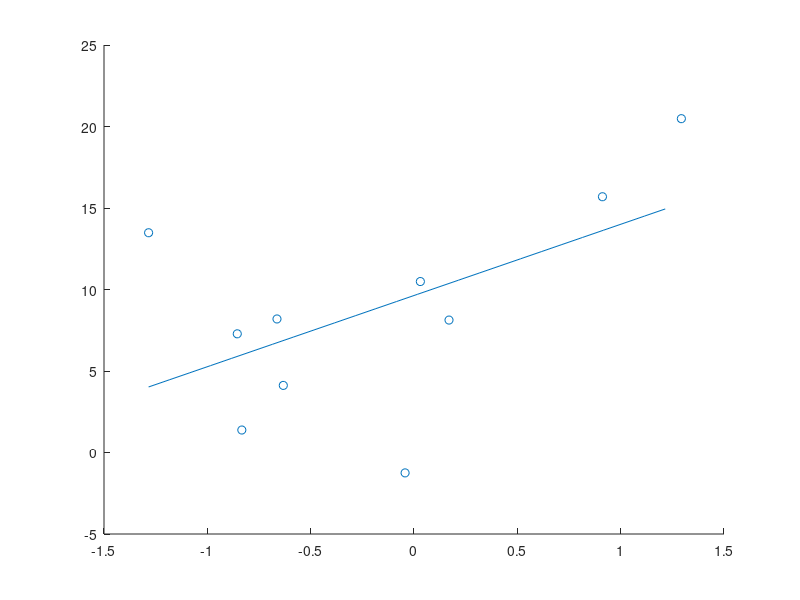
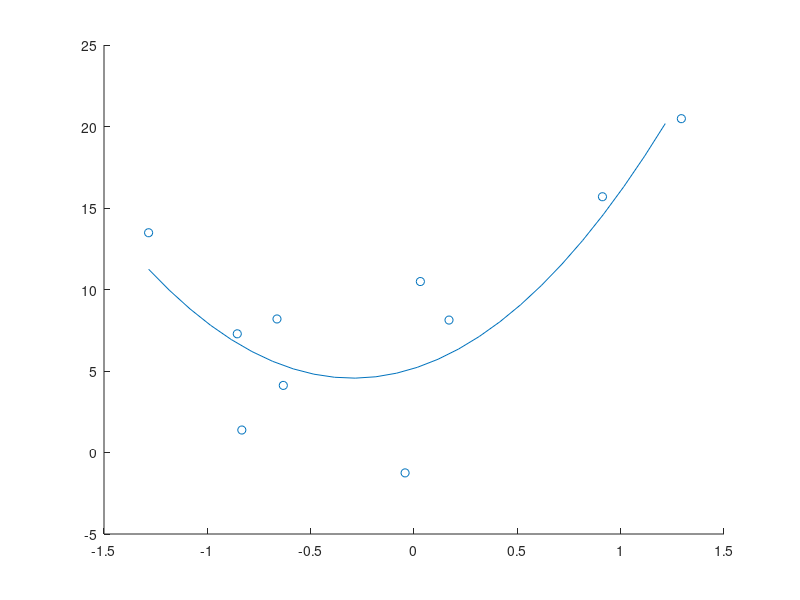
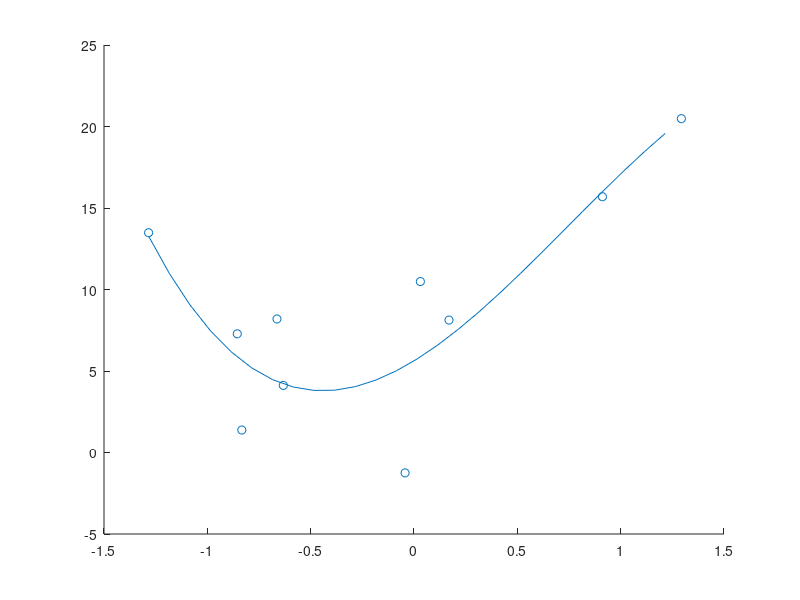

MATLAB code for these plots, in order: (Note: this script raises an error after producing the figures.)
rng(2018);
sigma = 2;
N = 10;
Nt = 100;
theta1 = 3;
theta0 = 6;

% question 1
X = normrnd(0, 1, N, 1);
Y = theta1 * X + theta0 + normrnd(0, sigma^2, N, 1);

Xt = normrnd(0, 1, Nt, 1);
Yt = theta1 * Xt + theta0 + normrnd(0, sigma^2, Nt, 1);

% question 2 (linear)
disp('linear');
[B,BINT,R,RINT,STATS] = regress(Y, [ones(N, 1), X]);
disp(B);
disp(STATS(1));
h = figure();
scatter(X, Y);
X0 = (min(X) : 0.1 : max(X))';
Y0 = [ones(length(X0), 1), X0] * B;
hold on;
plot(X0, Y0);
hold off;
saveas(h, sprintf('2-2-linear-%d-%2.1f.png', N, sigma));

% question 2 (quadratic)
disp('quadratic');
[B,BINT,R,RINT,STATS] = regress(Y, [ones(N, 1), X, X.^2]);
disp(B);
disp(STATS(1));
h = figure();
scatter(X, Y);
X0 = (min(X) : 0.1 : max(X))';
Y0 = [ones(length(X0), 1), X0, X0.^2] * B;
hold on;
plot(X0, Y0);
hold off;
saveas(h, sprintf('2-2-quadratic-%d-%2.1f.png', N, sigma));

% question 2 (cubic)
disp('cubic');
[B,BINT,R,RINT,STATS] = regress(Y, [ones(N, 1), X, X.^2, X.^3]);
disp(B);
disp(STATS(1));
h = figure();
scatter(X, Y);
X0 = (min(X) : 0.1 : max(X))';
Y0 = [ones(length(X0), 1), X0, X0.^2, X0.^3] * B;
hold on;
plot(X0, Y0);
hold off;
saveas(h, sprintf('2-2-cubic-%d-%2.1f.png', N, sigma));

% question 3 (linear)
disp('test: linear');
[B,BINT,R,RINT,STATS] = regress(Y, [ones(N, 1), X]);
Yh = [ones(Nt, 1), Xt] * B;
disp(sumsqr(Yh - Yt));
disp(sumsqr(Yh - Yt) / sumsqr(Yt));

% question 3 (quadratic)
disp('test: quadratic');
[B,BINT,R,RINT,STATS] = regress(Y, [ones(N, 1), X, X.^2]);
Yh = [ones(Nt, 1), Xt, Xt.^2] * B;
disp(sumsqr(Yh - Yt));
disp(sumsqr(Yh - Yt) / sumsqr(Yt));

% question 3 (linear)
disp('test: cubic');
[B,BINT,R,RINT,STATS] = regress(Y, [ones(N, 1), X, X.^2, X.^3]);
Yh = [ones(Nt, 1), Xt, Xt.^2, Xt.^3] * B;
disp(sumsqr(Yh - Yt));
disp(sumsqr(Yh - Yt) / sumsqr(Yt));



